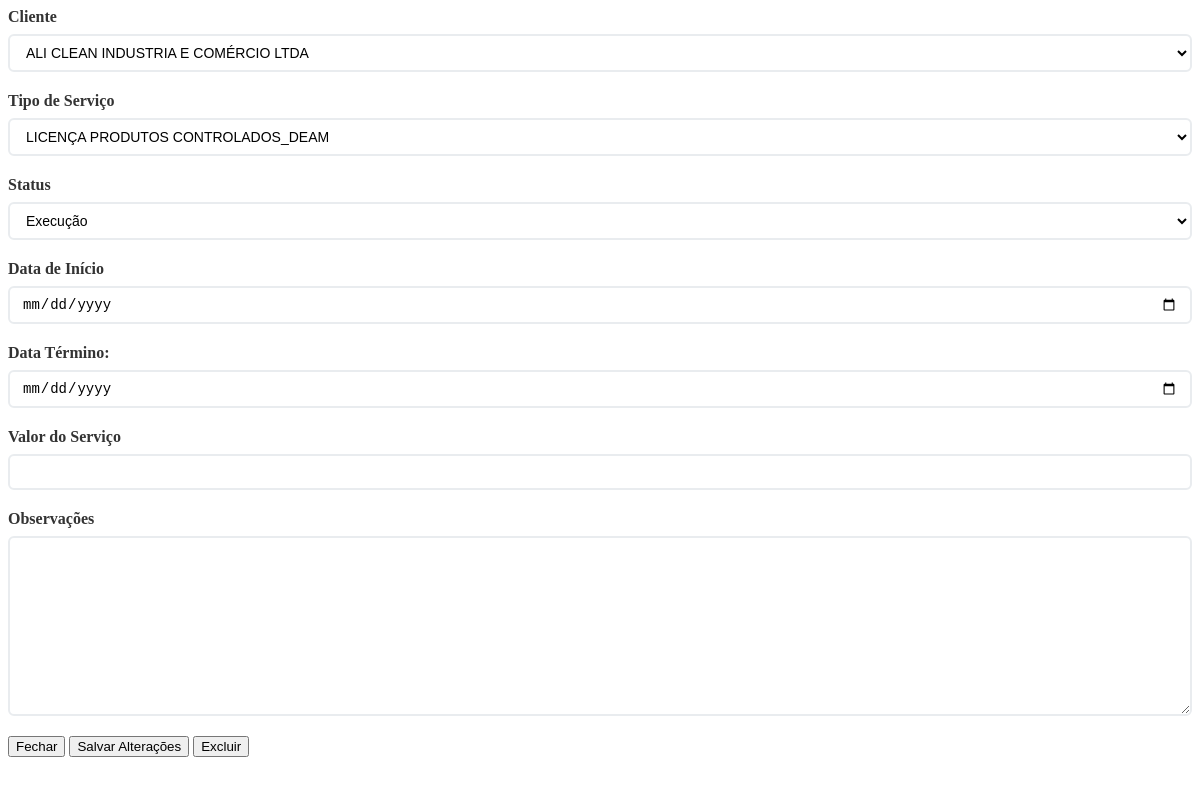
Page /tarefa/6/carregar-formulario/ (signed in) on the earlier database version.
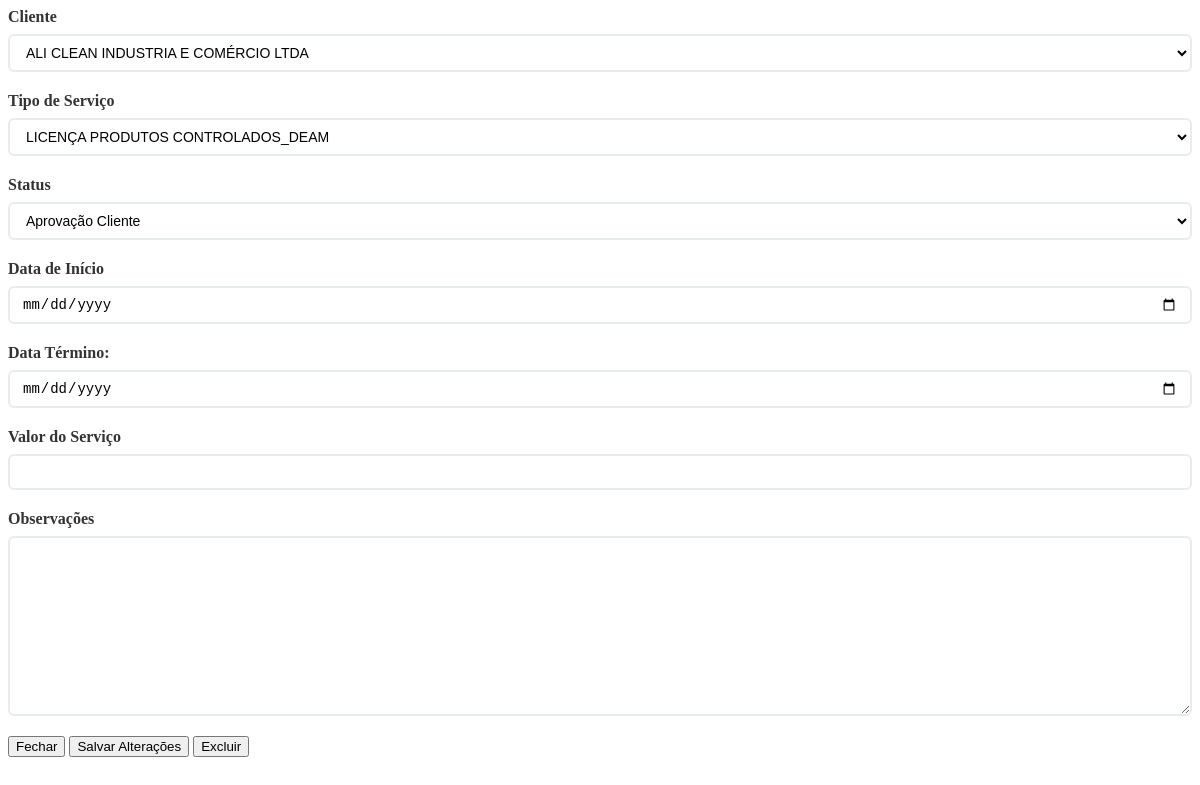
Same page on the later database version.
### workflow/models.py (models this page shows, shortened)
class Tarefa(models.Model):
    STATUS_CHOICES = [
        ('Iniciado', 'Iniciado'),
        ('Coleta De Informações', 'Coleta de Informações'),
        ('Execucao', 'Execução'),
        ('Aprovação Cliente', 'Aprovação Cliente'),
        ('Concluído', 'Concluído'),
        ('Encerrado', 'Encerrado'),
        ('Protocolado', 'Protocolado'),  # Nova opção adicionada
    ]
    tipo_servico = models.ForeignKey(TipoServico, on_delete=models.CASCADE, related_name="tarefas")
    cliente = models.ForeignKey(Cliente, on_delete=models.CASCADE)
    status = models.CharField(max_length=50, choices=STATUS_CHOICES, default='iniciado')
    data_inicio = models.DateField(default=timezone.now)
    prazo_final = models.DateField(null=True, blank=True)
    observacoes = models.TextField(blank=True, null=True)
    valor_total_servico = models.DecimalField(max_digits=10, decimal_places=2, blank=True, null=True)

### workflow/views/createForms.py (the view)
# urls.py: path('tarefa/<int:tarefa_id>/carregar-formulario/', views.carregar_formulario_edicao, name='carregar_formulario_edicao'),
@login_required(login_url='workflow:login')
def carregar_formulario_edicao(request, tarefa_id):
    try:
        tarefa = get_object_or_404(Tarefa, id=tarefa_id)
        form = CreateTarefaForm(instance=tarefa)
        return render(request, 'workflow/editar_tarefa_modal.html', {'form': form, 'tarefa': tarefa})
    except Exception as e:
        return render(request, 'workflow/editar_tarefa_modal.html', {
            'error': f'Erro ao carregar formulário: {str(e)}'
        })

### workflow/models.py (called while the page is built)
    def __str__(self):
        return f"{self.nome}"

    def __str__(self):
        return f"{self.nome}"

### workflow/templates/workflow/editar_tarefa_modal.html (shortened to what this page needs)
{% if error %}
    <div class="alert alert-danger">{{ error }}</div>
{% else %}
<form id="form-tarefa" method="POST" enctype="multipart/form-data">
    {% for field in form %}
        <div class="form-group">
            <label class="form-label" for="{{ field.id_for_label }}">{{ field.label }}</label>
            {{ field }}
        </div>
    {% endfor %}
    <div class="modal-footer">
        <button type="button" class="btn btn-secondary close-modal">Fechar</button>
        <button type="submit" class="btn btn-primary">Salvar Alterações</button>
        {% if tarefa %}
        <button type="button" class="btn btn-danger btn-excluir" data-tarefa-id="{{ tarefa.id }}">Excluir</button>
        {% endif %}
    </div>
</form>
{% endif %}

Differences in the rows shown:
changed Tarefa "ALI CLEAN INDUSTRIA E COMÉRCIO LTDA": status "Execução" → "Aprovação Cliente"
